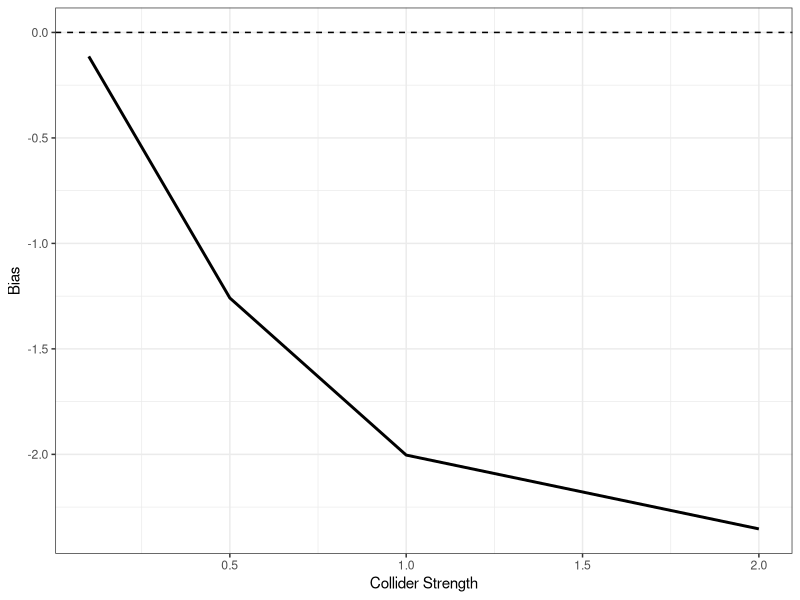

The R source for this figure:
# Simulating Bias induced by Bad Controls

# 0. Setup ------
library(tidyverse)

# 1. Simulate Data ------
set.seed(831213)
N <- 10000
conf <- rnorm(N)
treat <- rbinom(N, 1, plogis(conf))
# true outcome only depends on treat and conf
outcome <- 0.5 + 1.5 * treat + 0.7 * conf + rnorm(N)
# collider is a function of both treatment and outcome
collider <- 0.5 + 0.8 * treat + 0.5 * outcome  + rnorm(N, 0, 0.5)
df <- tibble(conf, treat, collider, outcome)

# 2. Estimate ATE without controlling for collider ------
fit_no_coll <- lm(outcome ~ treat + conf, data = df)
cat("ATE without controlling for collider:", coef(fit_no_coll)["treat"], "\n")

# 3. Estimate ATE when controlling for collider ------
fit_with_coll <- lm(outcome ~ treat + conf + collider, data = df)
cat("ATE controlling for collider:", coef(fit_with_coll)["treat"], "\n")

# 4. Vary Collider Strength ------
alphas <- c(0.1, 0.5, 1, 2)
bias_df <- map_dfr(alphas, function(a) {
  res <- replicate(500,
  { # resimulate collider with varying strength a
  coll2   <- 0.5 + a * treat + a * outcome + rnorm(N, 0, 0.5)
  tmp     <- tibble(conf, treat, collider = coll2, outcome)
  coef(lm(outcome ~ treat + conf + collider, data = tmp))["treat"]
  })
  tibble(bias = mean(res)-1.5, alpha = a)
})

# 5. Plot Bias from Controlling a Collider ------
bias_df %>%
  ggplot(aes(alpha, bias)) +
    geom_line(size = 1) +
    geom_hline(yintercept = 0, linetype = "dashed") +
    labs(x = "Collider Strength",
         y = "Bias") +
    theme_bw()

# 6. Controlling for a child of the collider ----
# create a “child” of the collider (collider + noise)
df <- df %>%
  mutate(child = 1.3 * collider + rnorm(n(), 0, 0.5))

# fit ATE controlling for child
fit_with_child <- lm(outcome ~ treat + conf + child, data = df)
cat("ATE controlling for child of collider:", coef(fit_with_child)["treat"], "\n")

    